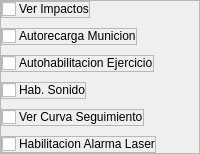
    <widget class="QFrame" name="bloqueDerechoOpciones">
     <property name="sizePolicy">
      <sizepolicy hsizetype="Fixed" vsizetype="Preferred">
       <horstretch>0</horstretch>
       <verstretch>0</verstretch>
      </sizepolicy>
     </property>
     <property name="frameShape">
      <enum>QFrame::StyledPanel</enum>
     </property>
     <property name="frameShadow">
      <enum>QFrame::Raised</enum>
     </property>
     <layout class="QVBoxLayout" name="verticalLayout">
      <property name="spacing">
       <number>10</number>
      </property>
      <property name="leftMargin">
       <number>0</number>
      </property>
      <property name="topMargin">
       <number>0</number>
      </property>
      <property name="rightMargin">
       <number>30</number>
      </property>
      <property name="bottomMargin">
       <number>0</number>
      </property>
      <item alignment="Qt::AlignLeft">
       <widget class="QFrame" name="frame_6">
        <property name="frameShape">
         <enum>QFrame::StyledPanel</enum>
        </property>
        <property name="frameShadow">
         <enum>QFrame::Raised</enum>
        </property>
        <layout class="QHBoxLayout" name="horizontalLayout_20">
         <property name="spacing">
          <number>3</number>
         </property>
         <property name="leftMargin">
          <number>0</number>
         </property>
         <property name="topMargin">
          <number>0</number>
         </property>
         <property name="rightMargin">
          <number>0</number>
         </property>
         <property name="bottomMargin">
          <number>0</number>
         </property>
         <item>
          <widget class="QCheckBox" name="VerImpactos">
           <property name="sizePolicy">
            <sizepolicy hsizetype="Fixed" vsizetype="Fixed">
             <horstretch>0</horstretch>
             <verstretch>0</verstretch>
            </sizepolicy>
           </property>
           <property name="text">
            <string/>
           </property>
          </widget>
         </item>
         <item>
          <widget class="QLabel" name="label_14">
           <property name="sizePolicy">
            <sizepolicy hsizetype="Fixed" vsizetype="Fixed">
             <horstretch>0</horstretch>
             <verstretch>0</verstretch>
            </sizepolicy>
           </property>
           <property name="text">
            <string>Ver Impactos</string>
           </property>
          </widget>
         </item>
        </layout>
       </widget>
      </item>
      <item alignment="Qt::AlignLeft">
       <widget class="QFrame" name="frame_8">
        <property name="frameShape">
         <enum>QFrame::StyledPanel</enum>
        </property>
        <property name="frameShadow">
         <enum>QFrame::Raised</enum>
        </property>
        <layout class="QHBoxLayout" name="horizontalLayout_22">
         <property name="spacing">
          <number>3</number>
         </property>
         <property name="leftMargin">
          <number>0</number>
         </property>
         <property name="topMargin">
          <number>0</number>
         </property>
         <property name="rightMargin">
          <number>0</number>
         </property>
         <property name="bottomMargin">
          <number>0</number>
         </property>
         <item>
          <widget class="QCheckBox" name="AutorecargaMunicion">
           <property name="sizePolicy">
            <sizepolicy hsizetype="Fixed" vsizetype="Fixed">
             <horstretch>0</horstretch>
             <verstretch>0</verstretch>
            </sizepolicy>
           </property>
           <property name="text">
            <string/>
           </property>
          </widget>
         </item>
         <item>
          <widget class="QLabel" name="label_15">
           <property name="sizePolicy">
            <sizepolicy hsizetype="Fixed" vsizetype="Fixed">
             <horstretch>0</horstretch>
             <verstretch>0</verstretch>
            </sizepolicy>
           </property>
           <property name="text">
            <string>Autorecarga Municion</string>
           </property>
          </widget>
         </item>
        </layout>
       </widget>
      </item>
      <item alignment="Qt::AlignLeft">
       <widget class="QFrame" name="frame_4">
        <property name="frameShape">
         <enum>QFrame::StyledPanel</enum>
        </property>
        <property name="frameShadow">
         <enum>QFrame::Raised</enum>
        </property>
        <layout class="QHBoxLayout" name="horizontalLayout_18">
         <property name="spacing">
          <number>3</number>
         </property>
         <property name="leftMargin">
          <number>0</number>
         </property>
         <property name="topMargin">
          <number>0</number>
         </property>
         <property name="rightMargin">
          <number>0</number>
         </property>
         <property name="bottomMargin">
          <number>0</number>
         </property>
         <item>
          <widget class="QCheckBox" name="AutoHabEjercicio">
           <property name="sizePolicy">
            <sizepolicy hsizetype="Fixed" vsizetype="Fixed">
             <horstretch>0</horstretch>
             <verstretch>0</verstretch>
            </sizepolicy>
           </property>
           <property name="text">
            <string/>
           </property>
          </widget>
         </item>
         <item>
          <widget class="QLabel" name="label_18">
           <property name="sizePolicy">
            <sizepolicy hsizetype="Fixed" vsizetype="Fixed">
             <horstretch>0</horstretch>
             <verstretch>0</verstretch>
            </sizepolicy>
           </property>
           <property name="text">
            <string>Autohabilitacion Ejercicio</string>
           </property>
          </widget>
         </item>
        </layout>
       </widget>
      </item>
      <item alignment="Qt::AlignLeft">
       <widget class="QFrame" name="frame_7">
        <property name="frameShape">
         <enum>QFrame::StyledPanel</enum>
        </property>
        <property name="frameShadow">
         <enum>QFrame::Raised</enum>
        </property>
        <layout class="QHBoxLayout" name="horizontalLayout_21">
         <property name="spacing">
          <number>3</number>
         </property>
         <property name="leftMargin">
          <number>0</number>
         </property>
         <property name="topMargin">
          <number>0</number>
         </property>
         <property name="rightMargin">
          <number>0</number>
         </property>
         <property name="bottomMargin">
          <number>0</number>
         </property>
         <item>
          <widget class="QCheckBox" name="HabilitarSonido">
           <property name="sizePolicy">
            <sizepolicy hsizetype="Fixed" vsizetype="Fixed">
             <horstretch>0</horstretch>
             <verstretch>0</verstretch>
            </sizepolicy>
           </property>
           <property name="text">
            <string/>
           </property>
          </widget>
         </item>
         <item alignment="Qt::AlignLeft">
          <widget class="QLabel" name="label_16">
           <property name="sizePolicy">
            <sizepolicy hsizetype="Fixed" vsizetype="Fixed">
             <horstretch>0</horstretch>
             <verstretch>0</verstretch>
            </sizepolicy>
           </property>
           <property name="text">
            <string>Hab. Sonido</string>
           </property>
          </widget>
         </item>
        </layout>
       </widget>
      </item>
      <item alignment="Qt::AlignLeft">
       <widget class="QFrame" name="frame_5">
        <property name="frameShape">
         <enum>QFrame::StyledPanel</enum>
        </property>
        <property name="frameShadow">
         <enum>QFrame::Raised</enum>
        </property>
        <layout class="QHBoxLayout" name="horizontalLayout_19">
         <property name="spacing">
          <number>3</number>
         </property>
         <property name="leftMargin">
          <number>0</number>
         </property>
         <property name="topMargin">
          <number>0</number>
         </property>
         <property name="rightMargin">
          <number>0</number>
         </property>
         <property name="bottomMargin">
          <number>0</number>
         </property>
         <item>
          <widget class="QCheckBox" name="VerCurvaSeguimiento">
           <property name="sizePolicy">
            <sizepolicy hsizetype="Fixed" vsizetype="Fixed">
             <horstretch>0</horstretch>
             <verstretch>0</verstretch>
            </sizepolicy>
           </property>
           <property name="text">
            <string/>
           </property>
          </widget>
         </item>
         <item alignment="Qt::AlignLeft">
          <widget class="QLabel" name="label_17">
           <property name="sizePolicy">
            <sizepolicy hsizetype="Fixed" vsizetype="Fixed">
             <horstretch>0</horstretch>
             <verstretch>0</verstretch>
            </sizepolicy>
           </property>
           <property name="text">
            <string>Ver Curva Seguimiento</string>
           </property>
          </widget>
         </item>
        </layout>
       </widget>
      </item>
      <item alignment="Qt::AlignLeft">
       <widget class="QFrame" name="frame_9">
        <property name="frameShape">
         <enum>QFrame::StyledPanel</enum>
        </property>
        <property name="frameShadow">
         <enum>QFrame::Raised</enum>
        </property>
        <layout class="QHBoxLayout" name="horizontalLayout_23">
         <property name="spacing">
          <number>3</number>
         </property>
         <property name="leftMargin">
          <number>0</number>
         </property>
         <property name="topMargin">
          <number>0</number>
         </property>
         <property name="rightMargin">
          <number>0</number>
         </property>
         <property name="bottomMargin">
          <number>0</number>
         </property>
         <item>
          <widget class="QCheckBox" name="HabAlarmaLaser">
           <property name="sizePolicy">
            <sizepolicy hsizetype="Fixed" vsizetype="Fixed">
             <horstretch>0</horstretch>
             <verstretch>0</verstretch>
            </sizepolicy>
           </property>
           <property name="text">
            <string/>
           </property>
          </widget>
         </item>
         <item>
          <widget class="QLabel" name="label_19">
           <property name="sizePolicy">
            <sizepolicy hsizetype="Fixed" vsizetype="Fixed">
             <horstretch>0</horstretch>
             <verstretch>0</verstretch>
            </sizepolicy>
           </property>
           <property name="text">
            <string>Habilitacion Alarma Laser</string>
           </property>
          </widget>
         </item>
        </layout>
       </widget>
      </item>
     </layout>
    </widget>
